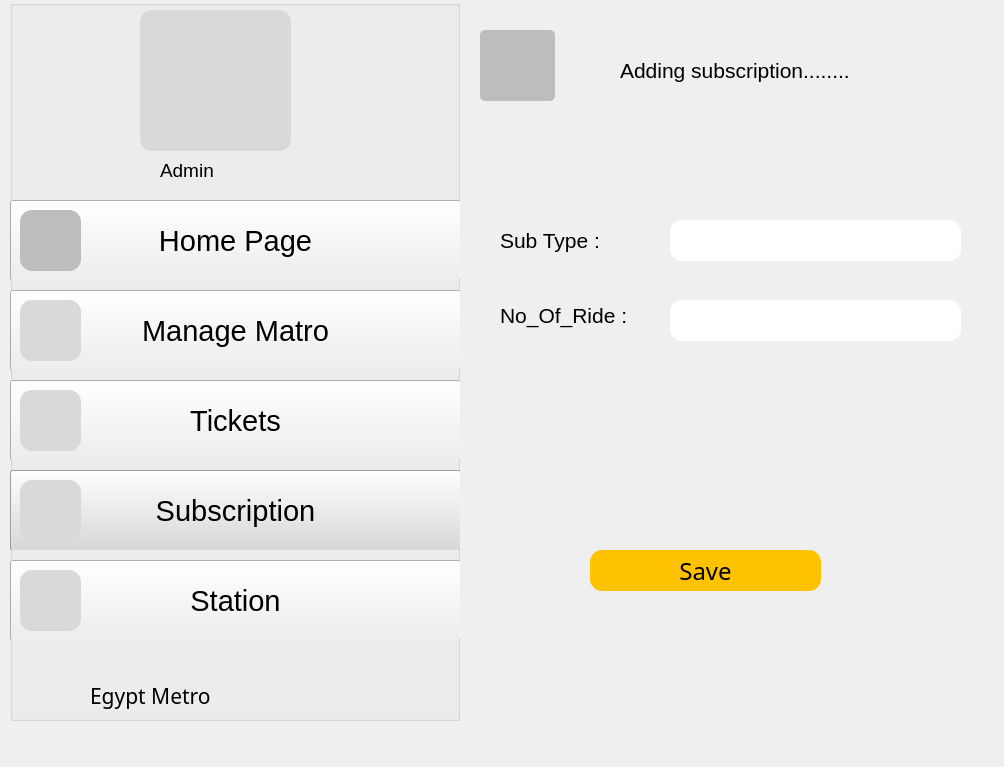
<?xml version="1.0" encoding="UTF-8"?>
<ui version="4.0">
 <class>addsub</class>
 <widget class="QDockWidget" name="addsub">
  <property name="geometry">
   <rect>
    <x>0</x>
    <y>0</y>
    <width>1004</width>
    <height>767</height>
   </rect>
  </property>
  <property name="windowTitle">
   <string>DockWidget</string>
  </property>
  <widget class="QWidget" name="dockWidgetContents">
   <widget class="QGroupBox" name="groupBox">
    <property name="geometry">
     <rect>
      <x>10</x>
      <y>0</y>
      <width>450</width>
      <height>721</height>
     </rect>
    </property>
    <property name="title">
     <string/>
    </property>
    <widget class="QGroupBox" name="manage">
     <property name="geometry">
      <rect>
       <x>0</x>
       <y>290</y>
       <width>451</width>
       <height>80</height>
      </rect>
     </property>
     <property name="title">
      <string/>
     </property>
     <widget class="QPushButton" name="pushButton_4">
      <property name="geometry">
       <rect>
        <x>0</x>
        <y>0</y>
        <width>451</width>
        <height>81</height>
       </rect>
      </property>
      <property name="font">
       <font>
        <pointsize>22</pointsize>
       </font>
      </property>
      <property name="text">
       <string>Manage Matro</string>
      </property>
     </widget>
     <widget class="QLabel" name="manimg">
      <property name="geometry">
       <rect>
        <x>20</x>
        <y>20</y>
        <width>51</width>
        <height>41</height>
       </rect>
      </property>
      <property name="styleSheet">
       <string notr="true">background-color: #D9D9D9;
</string>
      </property>
      <property name="text">
       <string/>
      </property>
     </widget>
     <widget class="QLabel" name="label_5">
      <property name="geometry">
       <rect>
        <x>10</x>
        <y>10</y>
        <width>61</width>
        <height>61</height>
       </rect>
      </property>
      <property name="styleSheet">
       <string notr="true">background-color: #D9D9D9;
border-radius: 12;</string>
      </property>
      <property name="text">
       <string/>
      </property>
     </widget>
    </widget>
    <widget class="QGroupBox" name="ticket">
     <property name="geometry">
      <rect>
       <x>0</x>
       <y>380</y>
       <width>451</width>
       <height>80</height>
      </rect>
     </property>
     <property name="title">
      <string/>
     </property>
     <widget class="QPushButton" name="pushButton_3">
      <property name="geometry">
       <rect>
        <x>0</x>
        <y>0</y>
        <width>451</width>
        <height>81</height>
       </rect>
      </property>
      <property name="font">
       <font>
        <pointsize>22</pointsize>
       </font>
      </property>
      <property name="styleSheet">
       <string notr="true"/>
      </property>
      <property name="text">
       <string>Tickets</string>
      </property>
     </widget>
     <widget class="QLabel" name="ticimg">
      <property name="geometry">
       <rect>
        <x>20</x>
        <y>20</y>
        <width>49</width>
        <height>41</height>
       </rect>
      </property>
      <property name="styleSheet">
       <string notr="true">background-color: #D9D9D9;</string>
      </property>
      <property name="text">
       <string/>
      </property>
     </widget>
     <widget class="QLabel" name="label_7">
      <property name="geometry">
       <rect>
        <x>10</x>
        <y>10</y>
        <width>61</width>
        <height>61</height>
       </rect>
      </property>
      <property name="styleSheet">
       <string notr="true">background-color: #D9D9D9;
border-radius: 12;</string>
      </property>
      <property name="text">
       <string/>
      </property>
     </widget>
    </widget>
    <widget class="QGroupBox" name="sub">
     <property name="geometry">
      <rect>
       <x>0</x>
       <y>200</y>
       <width>451</width>
       <height>80</height>
      </rect>
     </property>
     <property name="title">
      <string/>
     </property>
     <widget class="QPushButton" name="pushButton1">
      <property name="geometry">
       <rect>
        <x>0</x>
        <y>0</y>
        <width>451</width>
        <height>81</height>
       </rect>
      </property>
      <property name="font">
       <font>
        <pointsize>22</pointsize>
       </font>
      </property>
      <property name="styleSheet">
       <string notr="true"/>
      </property>
      <property name="text">
       <string>Home Page</string>
      </property>
     </widget>
     <widget class="QLabel" name="imghome">
      <property name="geometry">
       <rect>
        <x>20</x>
        <y>20</y>
        <width>49</width>
        <height>41</height>
       </rect>
      </property>
      <property name="styleSheet">
       <string notr="true">background-color: #BDBDBD;</string>
      </property>
      <property name="text">
       <string/>
      </property>
     </widget>
     <widget class="QLabel" name="label_3">
      <property name="geometry">
       <rect>
        <x>10</x>
        <y>10</y>
        <width>61</width>
        <height>61</height>
       </rect>
      </property>
      <property name="styleSheet">
       <string notr="true">background-color: #BDBDBD;
border-radius: 12;
</string>
      </property>
      <property name="text">
       <string/>
      </property>
     </widget>
    </widget>
    <widget class="QLabel" name="metroimg">
     <property name="geometry">
      <rect>
       <x>10</x>
       <y>660</y>
       <width>61</width>
       <height>51</height>
      </rect>
     </property>
     <property name="text">
      <string/>
     </property>
    </widget>
    <widget class="QLabel" name="label_13">
     <property name="geometry">
      <rect>
       <x>80</x>
       <y>680</y>
       <width>131</width>
       <height>31</height>
      </rect>
     </property>
     <property name="font">
      <font>
       <family>BAXAUTRIAL</family>
       <pointsize>16</pointsize>
      </font>
     </property>
     <property name="text">
      <string>Egypt Metro</string>
     </property>
    </widget>
    <widget class="QLabel" name="adminimg">
     <property name="geometry">
      <rect>
       <x>130</x>
       <y>10</y>
       <width>151</width>
       <height>141</height>
      </rect>
     </property>
     <property name="styleSheet">
      <string notr="true">background-color: #D9D9D9;
border-radius: 12;</string>
     </property>
     <property name="text">
      <string/>
     </property>
    </widget>
    <widget class="QLabel" name="label">
     <property name="geometry">
      <rect>
       <x>150</x>
       <y>160</y>
       <width>101</width>
       <height>21</height>
      </rect>
     </property>
     <property name="font">
      <font>
       <pointsize>14</pointsize>
      </font>
     </property>
     <property name="text">
      <string>Admin</string>
     </property>
    </widget>
    <widget class="QGroupBox" name="groupBox_2">
     <property name="geometry">
      <rect>
       <x>0</x>
       <y>470</y>
       <width>451</width>
       <height>80</height>
      </rect>
     </property>
     <property name="styleSheet">
      <string notr="true">background-color: #D9D9D9;</string>
     </property>
     <property name="title">
      <string/>
     </property>
     <widget class="QPushButton" name="pushButton_5">
      <property name="geometry">
       <rect>
        <x>0</x>
        <y>0</y>
        <width>451</width>
        <height>81</height>
       </rect>
      </property>
      <property name="font">
       <font>
        <pointsize>22</pointsize>
       </font>
      </property>
      <property name="text">
       <string>Subscription</string>
      </property>
     </widget>
     <widget class="QLabel" name="subimg">
      <property name="geometry">
       <rect>
        <x>20</x>
        <y>20</y>
        <width>49</width>
        <height>41</height>
       </rect>
      </property>
      <property name="styleSheet">
       <string notr="true">background-color: #D9D9D9;</string>
      </property>
      <property name="text">
       <string/>
      </property>
     </widget>
     <widget class="QLabel" name="label_9">
      <property name="geometry">
       <rect>
        <x>10</x>
        <y>10</y>
        <width>61</width>
        <height>61</height>
       </rect>
      </property>
      <property name="styleSheet">
       <string notr="true">background-color: #D9D9D9;
border-radius: 12;</string>
      </property>
      <property name="text">
       <string/>
      </property>
     </widget>
    </widget>
    <widget class="QGroupBox" name="station">
     <property name="geometry">
      <rect>
       <x>0</x>
       <y>560</y>
       <width>451</width>
       <height>80</height>
      </rect>
     </property>
     <property name="title">
      <string/>
     </property>
     <widget class="QPushButton" name="pushButton_2">
      <property name="geometry">
       <rect>
        <x>0</x>
        <y>0</y>
        <width>451</width>
        <height>81</height>
       </rect>
      </property>
      <property name="font">
       <font>
        <pointsize>22</pointsize>
       </font>
      </property>
      <property name="text">
       <string>Station</string>
      </property>
     </widget>
     <widget class="QLabel" name="staimg">
      <property name="geometry">
       <rect>
        <x>20</x>
        <y>20</y>
        <width>49</width>
        <height>41</height>
       </rect>
      </property>
      <property name="styleSheet">
       <string notr="true">background-color: #D9D9D9;</string>
      </property>
      <property name="text">
       <string/>
      </property>
     </widget>
     <widget class="QLabel" name="label_11">
      <property name="geometry">
       <rect>
        <x>10</x>
        <y>10</y>
        <width>61</width>
        <height>61</height>
       </rect>
      </property>
      <property name="styleSheet">
       <string notr="true">background-color: #D9D9D9;
border-radius: 12;</string>
      </property>
      <property name="text">
       <string/>
      </property>
     </widget>
    </widget>
   </widget>
   <widget class="QLineEdit" name="mail">
    <property name="geometry">
     <rect>
      <x>670</x>
      <y>220</y>
      <width>291</width>
      <height>41</height>
     </rect>
    </property>
    <property name="font">
     <font>
      <pointsize>18</pointsize>
     </font>
    </property>
    <property name="styleSheet">
     <string notr="true">background-color: white;
border-radius: 12;
color: black;</string>
    </property>
    <property name="text">
     <string/>
    </property>
   </widget>
   <widget class="QLineEdit" name="mail_2">
    <property name="geometry">
     <rect>
      <x>670</x>
      <y>300</y>
      <width>291</width>
      <height>41</height>
     </rect>
    </property>
    <property name="font">
     <font>
      <pointsize>18</pointsize>
     </font>
    </property>
    <property name="styleSheet">
     <string notr="true">background-color: white;
border-radius: 12;
color: black;</string>
    </property>
    <property name="text">
     <string/>
    </property>
   </widget>
   <widget class="QLabel" name="label_2">
    <property name="geometry">
     <rect>
      <x>500</x>
      <y>220</y>
      <width>131</width>
      <height>41</height>
     </rect>
    </property>
    <property name="font">
     <font>
      <pointsize>16</pointsize>
     </font>
    </property>
    <property name="text">
     <string>Sub Type :</string>
    </property>
   </widget>
   <widget class="QLabel" name="label_4">
    <property name="geometry">
     <rect>
      <x>500</x>
      <y>300</y>
      <width>161</width>
      <height>31</height>
     </rect>
    </property>
    <property name="font">
     <font>
      <pointsize>16</pointsize>
     </font>
    </property>
    <property name="text">
     <string>No_Of_Ride :</string>
    </property>
   </widget>
   <widget class="QLabel" name="label_6">
    <property name="geometry">
     <rect>
      <x>620</x>
      <y>50</y>
      <width>301</width>
      <height>41</height>
     </rect>
    </property>
    <property name="font">
     <font>
      <pointsize>16</pointsize>
     </font>
    </property>
    <property name="text">
     <string>Adding subscription........</string>
    </property>
   </widget>
   <widget class="QPushButton" name="pushButton">
    <property name="geometry">
     <rect>
      <x>590</x>
      <y>550</y>
      <width>231</width>
      <height>41</height>
     </rect>
    </property>
    <property name="font">
     <font>
      <family>BAXAUTRIAL</family>
      <pointsize>18</pointsize>
     </font>
    </property>
    <property name="styleSheet">
     <string notr="true">background-color: #FFC200;
border-radius: 12;
color: black;</string>
    </property>
    <property name="text">
     <string>Save</string>
    </property>
   </widget>
   <widget class="QPushButton" name="m1">
    <property name="geometry">
     <rect>
      <x>480</x>
      <y>30</y>
      <width>75</width>
      <height>71</height>
     </rect>
    </property>
    <property name="styleSheet">
     <string notr="true">background-color: #BDBDBD;
border-radius: 5;
border-image: url(:/images/img/left-arrow.png) 0 0 0 0 stretch stretch;
width: 50px;
height: 50px;</string>
    </property>
    <property name="text">
     <string/>
    </property>
   </widget>
  </widget>
 </widget>
 <resources/>
 <connections/>
</ui>
